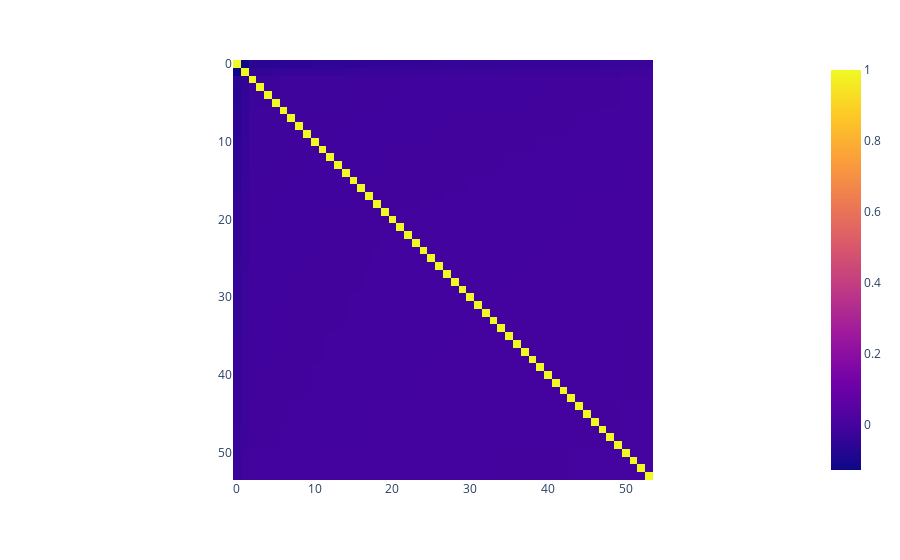

This figure's notebook cell:
### Code cell
# Correlation of topics within articles
import plotly.express as px

px.imshow(correlations)

### Figure 1 — Plotly figure (JSON) as saved in the notebook; plotly's stock layout.template omitted (floating-point values rounded to 4 significant figures; data arrays with more than 128 entries replaced by an {"elided": "..."} marker saying what was removed)
{"data": [{"coloraxis": "coloraxis", "hovertemplate": "x: %{x}<br>y: %{y}<br>color: %{z}<extra></extra>", "name": "0", "type": "heatmap", "x": [0, 1, 2, 3, 4, 5, 6, 7, 8, 9, 10, 11, 12, 13, 14, 15, 16, 17, 18, 19, 20, 21, 22, 23, 24, 25, 26, 27, 28, 29, 30, 31, 32, 33, 34, 35, 36, 37, 38, 39, 40, 41, 42, 43, 44, 45, 46, 47, 48, 49, 50, 51, 52, 53], "xaxis": "x", "y": [0, 1, 2, 3, 4, 5, 6, 7, 8, 9, 10, 11, 12, 13, 14, 15, 16, 17, 18, 19, 20, 21, 22, 23, 24, 25, 26, 27, 28, 29, 30, 31, 32, 33, 34, 35, 36, 37, 38, 39, 40, 41, 42, 43, 44, 45, 46, 47, 48, 49, 50, 51, 52, 53], "yaxis": "y", "z": {"elided": "54x54 float values"}}], "layout": {"coloraxis": {"colorscale": [[0, "#0d0887"], [0.1111, "#46039f"], [0.2222, "#7201a8"], [0.3333, "#9c179e"], [0.4444, "#bd3786"], [0.5556, "#d8576b"], [0.6667, "#ed7953"], [0.7778, "#fb9f3a"], [0.8889, "#fdca26"], [1, "#f0f921"]]}, "margin": {"t": 60}, "xaxis": {"anchor": "y", "constrain": "domain", "domain": [0, 1], "scaleanchor": "y"}, "yaxis": {"anchor": "x", "autorange": "reversed", "constrain": "domain", "domain": [0, 1]}}}
